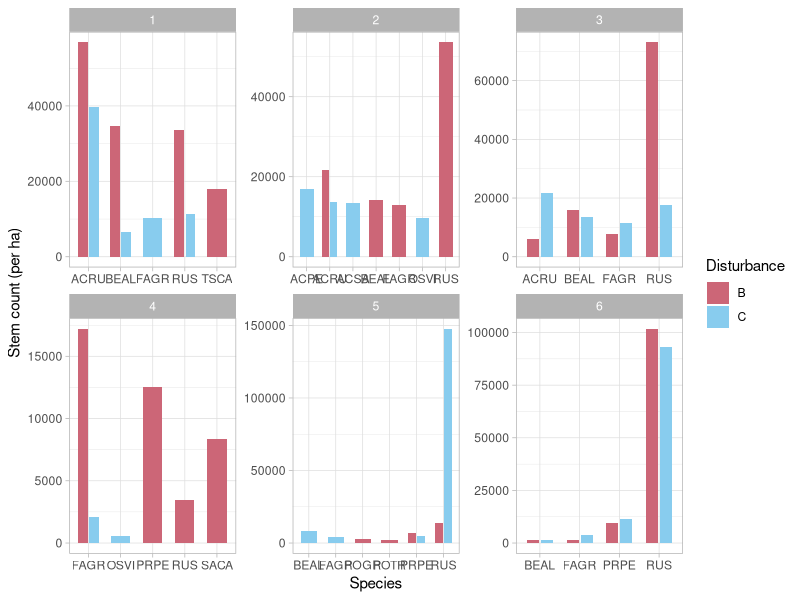
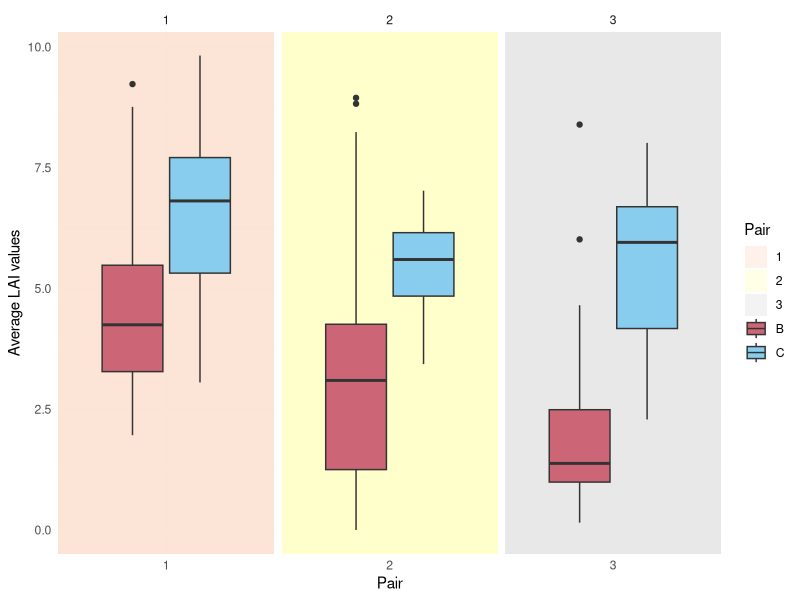

Recreate these plots in R, in order.
## ---- chunk 1
library(tidyverse)
library(dplyr)
library(ggplot2)
## ---- chunk 2
comp <- read_csv("competition.csv")

#Add Treatment & Pair columns
comp2 <- comp %>% mutate(Treatment=case_when(
  Unit %in% c("3/16","5/15","28/2","12/2") ~ "Shelterwood",
  Unit %in% c("20/2","3/1") ~ "Seedtree",
  Unit %in% c("44B","45C","46B","46C") ~ "Clearcut"))

comp2 <- comp2 %>% replace_na(list(
  Unit="Unnamed",Treatment="Unmanaged"))

comp2 <- comp2 %>% mutate(Pair=case_when(
  Unit %in% c("3/16","5/15")~"1",
  Unit %in% c("20/2","20/3","20/4","20/5","3/1")~"2",
  Unit %in% c("28/2","28/3","12/2")~"3",
  Unit=="Unnamed"~"4",
  Unit %in% c("44B","45C")~"5",
  Unit %in% c("46B","46C")~"6"))

comp2$Spcode <- replace(comp2$Spcode,
                        comp2$Spcode %in% c("RUID","RUFR","RUOC"),
                        "RUS")

comp2 <- comp2 %>% filter(Spcode %in% 
                            c("ABBA","ACPE","ACRU","ACSA",
                              "BEAL","BEPA","BEPO","FAGR",
                              "FRAM","OSVI","PIST","POGR",
                              "POTR","PRPE","RUS","SACA",
                              "TSCA"))

comp2 <- comp2 %>% 
  mutate(Location=as.factor(Location),
         Unit=as.factor(Unit),
         Disturbance=as.factor(Disturbance),
         Treatment=as.factor(Treatment),
         Pair=as.factor(Pair),
         Spcode=as.factor(Spcode))

#spcode count
count <- comp2 %>% group_by(Pair,Disturbance,Spcode) %>% 
  summarize(stemcount=sum(Count))

count <- count %>% group_by(Pair, Disturbance) %>% 
  slice_max(stemcount,n=4)

#scale up to per ha
b1 <- 66
c1 <- 46
b2 <- 31
c2 <- 30
b3 <- 30
c3 <- 45
b4 <- 43
c4 <- 19
b5 <- 10 
c5 <- 13
b6 <- 28
c6 <- 32

plotarea <- 0.0001

count <- count %>% mutate(Density=if_else(
  Pair=="1" & Disturbance=="B",
  stemcount/b1/plotarea,if_else(Pair=="1" & Disturbance=="C",
  stemcount/c1/plotarea,if_else(Pair=="2" & Disturbance=="B",
  stemcount/b2/plotarea,if_else(Pair=="2" & Disturbance=="C",
  stemcount/c2/plotarea,if_else(Pair=="3" & Disturbance=="B",
  stemcount/b3/plotarea,if_else(Pair=="3" & Disturbance=="C",
  stemcount/c3/plotarea,if_else(Pair=="4" & Disturbance=="B",
  stemcount/b4/plotarea,if_else(Pair=="4" & Disturbance=="C",
  stemcount/c4/plotarea,if_else(Pair=="5" & Disturbance=="B",
  stemcount/b5/plotarea,if_else(Pair=="5" & Disturbance=="C",
  stemcount/c5/plotarea,if_else(Pair=="6" & Disturbance=="B",
  stemcount/b6/plotarea,stemcount/c6/plotarea)))))))))))) 

count$Density <- round(count$Density,0)
## ---- chunk 3
#visualize stem density
bc <- c("B"="#CC6677","C"="#88CCEE")

count %>% 
ggplot(aes(x=Spcode,y=Density,fill=Disturbance))+
  geom_col(width=0.6,position=position_dodge(width=0.7))+
  facet_wrap(vars(Pair),scales="free")+
  scale_fill_manual(values=bc)+
  theme_light()+
  xlab("Species")+
  ylab("Stem count (per ha)")
## ---- chunk 4
lai <- read_csv("LAIR.csv")

#Add Treatment & Pair columns
lai2 <- lai %>% mutate(Treatment=case_when(
  Unit %in% c("3/16","5/15","28/2","12/2") ~ "Shelterwood",
  Unit %in% c("20/2","3/1") ~ "Seedtree",
  Unit %in% c("44B","45C","46B","46C") ~ "Clearcut"))

lai2 <- lai2 %>% replace_na(list(
  Unit="Unnamed",Treatment="Unmanaged"))

lai2 <- lai2 %>% mutate(Pair=case_when(
  Unit %in% c("3/16","5/15")~"1",
  Unit %in% c("20/2","3/1")~"2",
  Unit %in% c("28/2","12/2")~"3",
  Unit=="Unnamed"~"4",
  Unit %in% c("44B","45C")~"5",
  Unit %in% c("46B","46C")~"6"))

lai2 <- lai2 %>% 
  mutate(Location=as.factor(Location),
         Unit=as.factor(Unit),
         Disturbance=as.factor(Disturbance),
         Treatment=as.factor(Treatment),
         Pair=as.factor(Pair))
## ---- chunk 5
#LAI! plot by pair and burn y/n
bc <- c("B"="#CC6677","C"="#88CCEE")
p3 <- c("1"="#FBE3D6","2"="#FFFFCC","3"="#E8E8E8")

lai2 %>% filter(Pair %in% c("1","2","3")) %>% 
  ggplot(aes(Pair,avgLAI))+
  geom_rect(aes(fill=Pair),alpha=0.5,
            xmin=-Inf, xmax=Inf, ymin=-Inf, ymax=Inf)+
  geom_boxplot(aes(fill=Disturbance))+
  scale_fill_manual(values=c(p3,bc))+
  facet_grid(~Pair,scales='free_x')+
  theme_minimal()+
  #theme(text=element_text(size=30))+
  ylab("Average LAI values")
